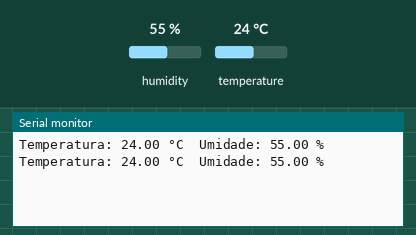
Recording of a sketch running on a simulated Arduino Uno, built with avr-gcc and run on an emulated ATmega328P. Parts: the last lines printed to the serial monitor. The inputs (shaded band) are chosen by the test bench; at power-on: humidity 55 %, temperature 24 °C.

Above: at 2.8 s.
2.9 s: humidity set to 22 %
At 4.7 s:
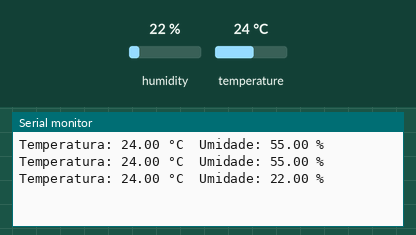
5.6 s: temperature set to 12 °C
At 7.1 s:
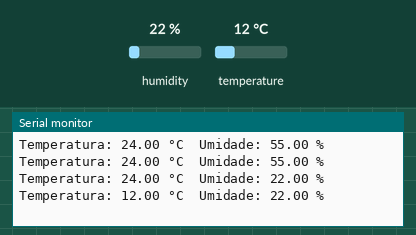
8.3 s: humidity set to 40 %
At 10.8 s:
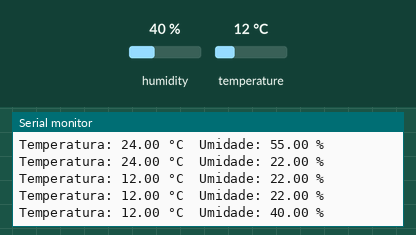
Timing chart, 0 to 12.3 s (numbered marks = the images above; inputs shaded):
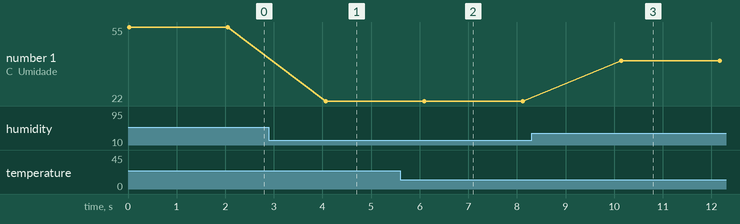

The sketch:

DHT11.ino
```cpp
/*
  DHT11 - Leitura de temperatura e umidade

  Faz a leitura da temperatura e umidade do sensor DHT11 e exibe os valores no monitor serial.

  Autor: Fabio Souza
  Data: 30/08/2023
*/

//mapeamento de pinos
#define LED_VERMELHO 14   // Pino do LED Vermelho
#define LED_VERDE 13      // Pino do LED Verde
#define LED_AZUL 12       // Pino do LED Azul
#define BOTAO_1 7         // Pino do Botão 1
#define BOTAO_2 6         // Pino do Botão 2
#define BOTAO_3 5         // Pino do Botão 3
#define BOTAO_4 4         // Pino do Botão 4
#define BOTAO_5 3         // Pino do Botão 5
#define BOTAO_6 2         // Pino do Botão 6
#define BUZZER 17         // Pino do Buzzer
#define DHT11_PIN 15          // Pino do DHT11
#define LDR 1             // Pino do LDR
#define OLED_SDA 8        // Pino SDA do OLED
#define OLED_SCL 9        // Pino SCL do OLED

//mapeamento de botões
#define BT_UP BOTAO_1     // Botão UP - botão 1
#define BT_DOWN BOTAO_4   // Botão DOWN - botão 4
#define BT_LEFT BOTAO_2   // Botão LEFT - botão 2
#define BT_RIGHT BOTAO_3  // Botão RIGHT - botão 3
#define BT_A BOTAO_6      // Botão A - botão 6
#define BT_B BOTAO_5      // Botão B - botão 5

#include <DHT.h>          // Biblioteca do sensor DHT11

const int dhtPin = DHT11_PIN;    // Pino de conexão com o sensor DHT11
DHT dht(dhtPin, DHT11);     // Cria o objeto dht

void setup() {
  Serial.begin(9600);       // Inicializa a comunicação serial
  dht.begin();              // Inicializa o sensor DHT11
}

void loop() {
  float temperature = dht.readTemperature(); // Lê a temperatura em graus Celsius
  float humidity = dht.readHumidity();       // Lê a umidade relativa do ar

  if (!isnan(temperature) && !isnan(humidity)) {  // Verifica se os valores são válidos
    Serial.print("Temperatura: ");                // Exibe os valores no monitor serial
    Serial.print(temperature);
    Serial.print(" °C\t");

    Serial.print("Umidade: ");
    Serial.print(humidity);
    Serial.println(" %");
  } else {                                                        // Caso haja algum erro na leitura
    Serial.println("Falha ao ler dados do sensor DHT11.");        // Exibe uma mensagem de erro no monitor serial
  }
  delay(2000); // Aguarda 2 segundos antes de fazer a próxima leitura
}
```

Measured:
- after the input at 2.9 s, the serial monitor: prints a new line after 1.2 s (image 1)
- after the input at 5.6 s, the serial monitor: prints a new line after 0.50 s (image 2)
- after the input at 8.3 s, the serial monitor: prints a new line after 1.8 s (image 3)
- plotted number 1: 55 → 22 after the input at 2.9 s, 22 → 40 after the input at 8.3 s
